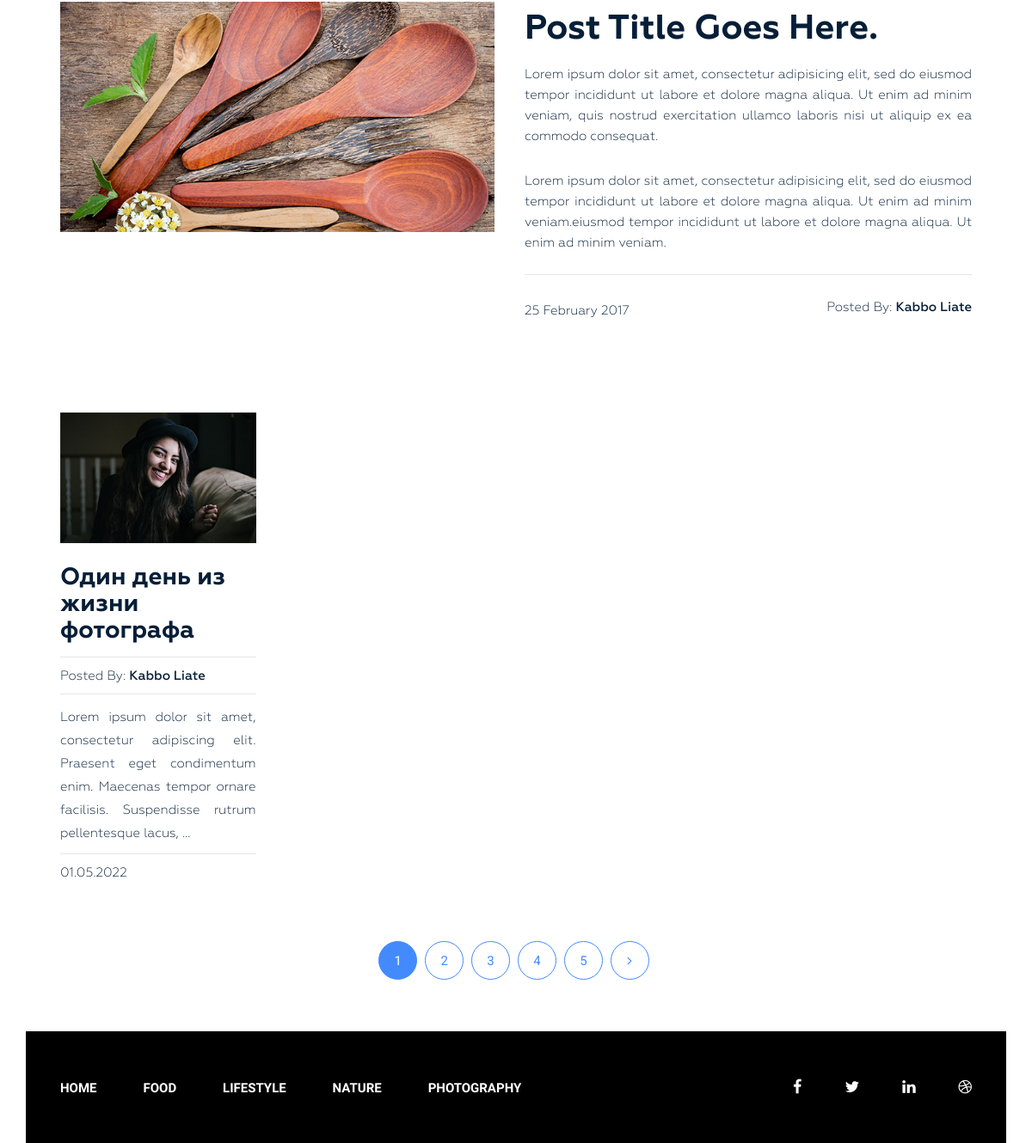
The app's page / (lower part), older data.
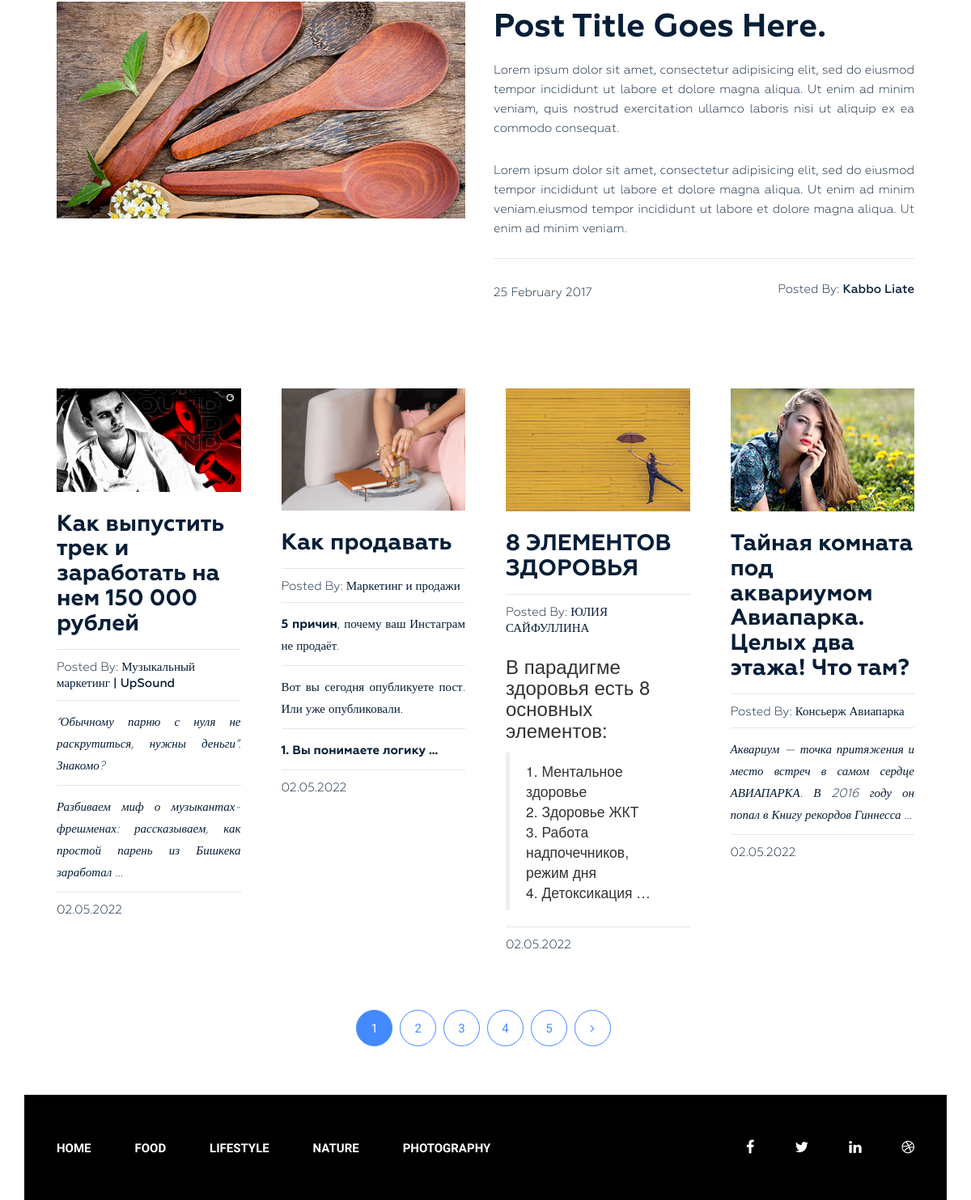
The same page, newer data.
### Burgers/models.py (models this page shows, shortened)
class Post(models.Model):
    title = models.CharField(max_length=255)
    slug = models.SlugField(max_length=255)
    author = models.CharField(max_length=100)
    content = models.TextField(blank=True)
    created_at = models.DateTimeField(auto_now_add=True, verbose_name='Дата публикации')
    photo = models.ImageField(upload_to='photos/%Y/%m/%d/', blank=True)
    views = models.IntegerField(default=0, verbose_name='кол-во просмотров')
    category = models.ForeignKey(Category, on_delete=models.PROTECT, related_name='posts')
    tags = models.ManyToManyField(Tag, blank=True, related_name='posts')
    class Meta:
        ordering = ['-created_at']
        verbose_name_plural = 'Посты'
    def get_absolute_url(self):
        return reverse('post', kwargs={"slug": self.slug})

class Category(models.Model):
    title = models.CharField(max_length=255)
    slug = models.SlugField(max_length=255, verbose_name='Url', unique=True)
    def get_absolute_url(self):
        return reverse('category', kwargs={"slug": self.slug})
    class Meta:
        ordering = ['title']
        verbose_name_plural = 'Категории'

### Burgers/views.py (the view)
# urls.py: path('', Home.as_view(), name='home'),
class Home(ListView):
    model = Post
    template_name = 'Burgers/index.html'
    context_object_name = 'posts'
    paginate_by = 4
    def get_context_data(self, *, object_list=None, **kwargs):
        context = super().get_context_data(**kwargs)
        context['title'] = 'Classic Blog Design'
        return context

### Burgers/templatetags/menu.py (called while the page is built)
@register.inclusion_tag('Burgers/menu_tpl.html')
def show_menu(menu_class='menu'):
    categories = Category.objects.all()
    return {"categories":categories, "menu_class":menu_class}

### Burgers/templates/Burgers/index.html (shortened to what this page needs)
{% extends 'base.html' %}
{% load static %}
{% block content %}
<section class="blog-post-area">
    <div class="container">
        <div class="row">
            <div class="blog-post-area-style">
                <div class="col-md-12">
                    <div class="single-post-big">
                        <div class="big-image">
                            <img src="{% static 'img/post-image1.jpg' %}" alt="">
                        </div>
                        <div class="big-text">
                            <h3><a href="#">Post Title Goes Here.</a></h3>
                            <p>Lorem ipsum dolor sit amet, consectetur adipisicing elit, sed do eiusmod tempor
                                incididunt ut labore et dolore magna aliqua. Ut enim ad minim veniam, quis nostrud
                                exercitation ullamco laboris nisi ut aliquip ex ea commodo consequat.</p>
                            <p>Lorem ipsum dolor sit amet, consectetur adipisicing elit, sed do eiusmod tempor
                                incididunt ut labore et dolore magna aliqua. Ut enim ad minim veniam.eiusmod tempor
                                incididunt ut labore et dolore magna aliqua. Ut enim ad minim veniam.</p>
                            <h4><span class="date">25 February 2017</span><span class="author">Posted By: <span
                                    class="author-name">Kabbo Liate</span></span>
                            </h4>
                        </div>
                    </div>
                </div>
                {% for post in posts %}
                <div class="col-md-3">
                    <div class="single-post">
                        {% if post.photo %}
                        <img src="{{ post.photo.url }}" alt="{{post.title}}">
                        {% else %}
                        <img src="https://picsum.photos/id/1060/300/201/?blur=2" alt="{{post.title}}">
                        {% endif %}
                        <h3><a href="{{ post.get_absolute_url }}">{{ post.title }}</a></h3>
                        <h4><span>Posted By: <span class="author-name">{{ post.author }}</span></span>
                        </h4>
                        {{ post.content|truncatewords_html:20|safe }}
                        <h4><span>{{post.created_at|date:"d.m.Y"}}</span></h4>
                    </div>
                </div>
                {% endfor %}
            </div>
        </div>
    </div>
    <div class="pegination">
        <div class="nav-links">
            <span class="page-numbers current">1</span>
            <a class="page-numbers" href="#">2</a>
            <a class="page-numbers" href="#">3</a>
            <a class="page-numbers" href="#">4</a>
            <a class="page-numbers" href="#">5</a>
            <a class="page-numbers" href="#"><i class="fa fa-angle-right" aria-hidden="true"></i></a>
        </div>
    </div>
</section>
{% endblock %}

### Burgers/templates/Burgers/menu_tpl.html
<div class="{{menu_class}}">
    <ul>
        <li><a href="{% url 'home' %}">Home</a></li>
        {% for item in categories %}
        <li><a href="{{ item.get_absolute_url }}">{{ item.title }}</a></li>
        {% endfor %}
    </ul>
</div>

Row changes from the older to the newer data that the page shows:
no longer on this page (row unchanged): Post: photo (picture), title "Один день из жизни фотографа", author "Kabbo Liate", content "Lorem ipsum dolor sit amet, consectetur adipiscing elit. Praesent eget condimentum enim. Maecenas tempor ornare facilisis. Suspendisse rutrum pellentesque lacus, …", created_at "01.05.2022"
added Post: photo (picture), title "Как выпустить трек и заработать на нем 150 000 рублей", author "Музыкальный маркетинг | UpSound", content "“Обычному парню с нуля не раскрутиться, нужны деньги”. Знакомо? Разбиваем миф о музыкантах-фрешменах: рассказываем, как простой парень из Бишкека заработал …", created_at "02.05.2022"
added Post: photo (picture), title "Как продавать", author "Маркетинг и продажи", content "5 причин , почему ваш Инстаграм не продаёт. Вот вы сегодня опубликуете пост. Или уже опубликовали. 1. Вы понимаете логику …", created_at "02.05.2022"
added Post: photo (picture), title "8 ЭЛЕМЕНТОВ ЗДОРОВЬЯ", author "ЮЛИЯ САЙФУЛЛИНА", content "В парадигме здоровья есть 8 основных элементов: 1. Ментальное здоровье 2. Здоровье ЖКТ 3. Работа надпочечников, режим дня 4. Детоксикация …", created_at "02.05.2022"
added Post: photo (picture), title "Тайная комната под аквариумом Авиапарка. Целых два этажа! Что там?", author "Консьерж Авиапарка", content "Аквариум — точка притяжения и место встреч в самом сердце АВИАПАРКА. В 2016 году он попал в Книгу рекордов Гиннесса …", created_at "02.05.2022"
